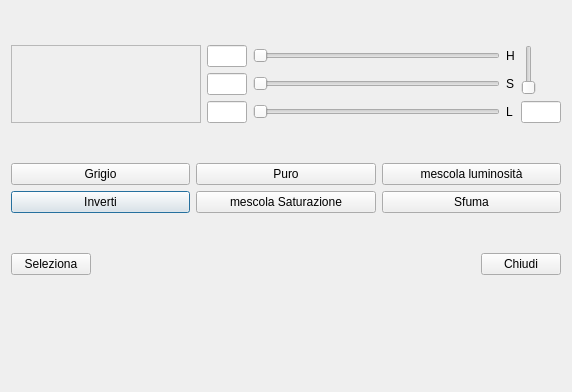
<?xml version="1.0" encoding="UTF-8"?>
<ui version="4.0">
 <class>HslGui</class>
 <widget class="QDialog" name="HslGui">
  <property name="geometry">
   <rect>
    <x>0</x>
    <y>0</y>
    <width>572</width>
    <height>392</height>
   </rect>
  </property>
  <property name="windowTitle">
   <string>Dialog</string>
  </property>
  <layout class="QGridLayout" name="gridLayout">
   <item row="0" column="0">
    <layout class="QGridLayout" name="gridLayout_3">
     <item row="0" column="1">
      <widget class="QLineEdit" name="lineEdit_hue">
       <property name="maximumSize">
        <size>
         <width>40</width>
         <height>16777215</height>
        </size>
       </property>
       <property name="autoFillBackground">
        <bool>false</bool>
       </property>
       <property name="readOnly">
        <bool>true</bool>
       </property>
      </widget>
     </item>
     <item row="2" column="1">
      <widget class="QLineEdit" name="lineEdit_lightness">
       <property name="maximumSize">
        <size>
         <width>40</width>
         <height>16777215</height>
        </size>
       </property>
       <property name="readOnly">
        <bool>true</bool>
       </property>
      </widget>
     </item>
     <item row="2" column="2">
      <widget class="QSlider" name="slider_light">
       <property name="maximum">
        <number>255</number>
       </property>
       <property name="orientation">
        <enum>Qt::Horizontal</enum>
       </property>
      </widget>
     </item>
     <item row="0" column="4" rowspan="2">
      <widget class="QSlider" name="slider_alpha">
       <property name="maximum">
        <number>255</number>
       </property>
       <property name="orientation">
        <enum>Qt::Vertical</enum>
       </property>
      </widget>
     </item>
     <item row="0" column="2">
      <widget class="QSlider" name="slider_hue">
       <property name="maximum">
        <number>360</number>
       </property>
       <property name="orientation">
        <enum>Qt::Horizontal</enum>
       </property>
      </widget>
     </item>
     <item row="1" column="2">
      <widget class="QSlider" name="slider_sat">
       <property name="maximum">
        <number>255</number>
       </property>
       <property name="orientation">
        <enum>Qt::Horizontal</enum>
       </property>
      </widget>
     </item>
     <item row="1" column="1">
      <widget class="QLineEdit" name="lineEdit_saturation">
       <property name="maximumSize">
        <size>
         <width>40</width>
         <height>16777215</height>
        </size>
       </property>
       <property name="readOnly">
        <bool>true</bool>
       </property>
      </widget>
     </item>
     <item row="2" column="4">
      <widget class="QLineEdit" name="lineEdit_alpha">
       <property name="minimumSize">
        <size>
         <width>0</width>
         <height>0</height>
        </size>
       </property>
       <property name="maximumSize">
        <size>
         <width>40</width>
         <height>16777215</height>
        </size>
       </property>
       <property name="readOnly">
        <bool>true</bool>
       </property>
      </widget>
     </item>
     <item row="0" column="0" rowspan="3">
      <widget class="QFrame" name="display_hsl">
       <property name="minimumSize">
        <size>
         <width>190</width>
         <height>0</height>
        </size>
       </property>
       <property name="autoFillBackground">
        <bool>true</bool>
       </property>
       <property name="frameShape">
        <enum>QFrame::StyledPanel</enum>
       </property>
       <property name="frameShadow">
        <enum>QFrame::Raised</enum>
       </property>
      </widget>
     </item>
     <item row="0" column="3">
      <widget class="QLabel" name="label">
       <property name="text">
        <string>H</string>
       </property>
      </widget>
     </item>
     <item row="1" column="3">
      <widget class="QLabel" name="label_2">
       <property name="text">
        <string>S</string>
       </property>
      </widget>
     </item>
     <item row="2" column="3">
      <widget class="QLabel" name="label_3">
       <property name="text">
        <string>L</string>
       </property>
      </widget>
     </item>
    </layout>
   </item>
   <item row="1" column="0">
    <layout class="QGridLayout" name="gridLayout_2">
     <item row="1" column="0">
      <widget class="QPushButton" name="btn_inverti">
       <property name="text">
        <string>Inverti</string>
       </property>
      </widget>
     </item>
     <item row="0" column="1">
      <widget class="QPushButton" name="btn_puro">
       <property name="text">
        <string>Puro</string>
       </property>
      </widget>
     </item>
     <item row="1" column="1">
      <widget class="QPushButton" name="btn_mixsat">
       <property name="text">
        <string>mescola Saturazione</string>
       </property>
      </widget>
     </item>
     <item row="0" column="0">
      <widget class="QPushButton" name="btn_grigio">
       <property name="text">
        <string>Grigio</string>
       </property>
      </widget>
     </item>
     <item row="0" column="2">
      <widget class="QPushButton" name="btn_mixlum">
       <property name="text">
        <string>mescola luminosità</string>
       </property>
      </widget>
     </item>
     <item row="1" column="2">
      <widget class="QPushButton" name="btn_sfuma">
       <property name="text">
        <string>Sfuma</string>
       </property>
      </widget>
     </item>
    </layout>
   </item>
   <item row="2" column="0">
    <layout class="QHBoxLayout" name="horizontalLayout">
     <item>
      <widget class="QPushButton" name="btn_seleziona">
       <property name="text">
        <string>Seleziona</string>
       </property>
      </widget>
     </item>
     <item>
      <spacer name="horizontalSpacer">
       <property name="orientation">
        <enum>Qt::Horizontal</enum>
       </property>
       <property name="sizeHint" stdset="0">
        <size>
         <width>40</width>
         <height>20</height>
        </size>
       </property>
      </spacer>
     </item>
     <item>
      <widget class="QPushButton" name="btn_close">
       <property name="text">
        <string>Chiudi</string>
       </property>
      </widget>
     </item>
    </layout>
   </item>
   <item row="3" column="0">
    <widget class="QLabel" name="label_errorHue">
     <property name="maximumSize">
      <size>
       <width>16777215</width>
       <height>30</height>
      </size>
     </property>
     <property name="text">
      <string/>
     </property>
    </widget>
   </item>
  </layout>
 </widget>
 <resources/>
 <connections/>
</ui>
